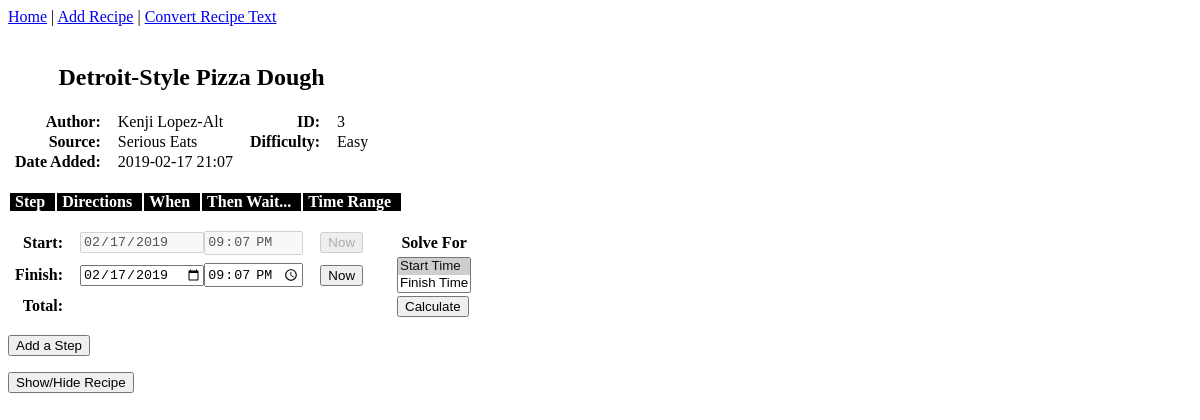
Before: /recipe?id=3 with the older database file.
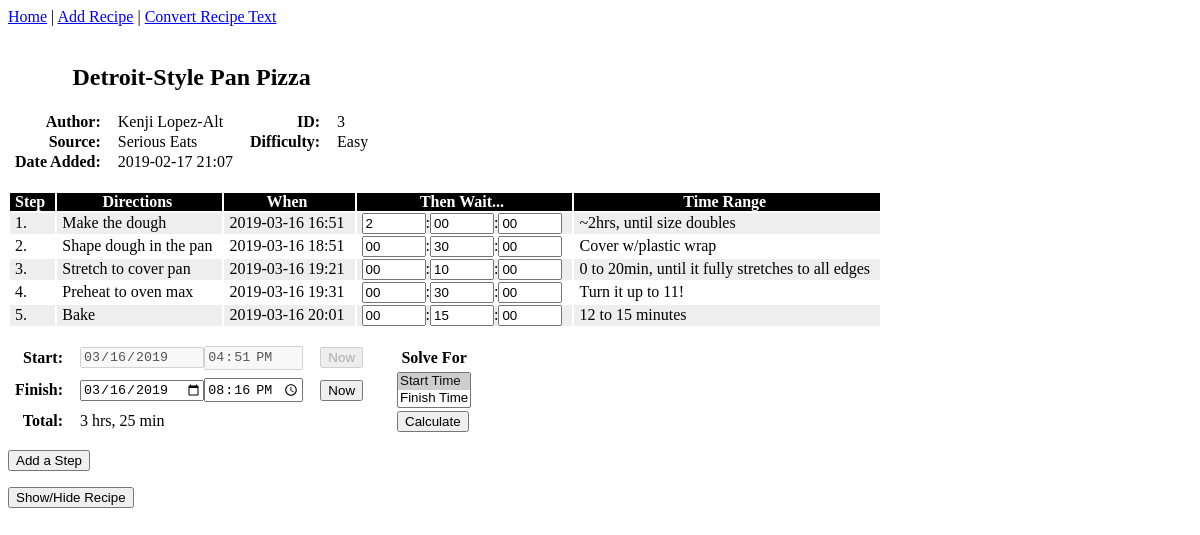
After: the same page with the newer database file.
### app/models.py (models this page shows, shortened)
class Recipe(db.Model):
    id = db.Column(db.Integer, primary_key=True)
    name = db.Column(db.String(64), index=True, unique=True, nullable=False)
    author = db.Column(db.String(64), index=True)
    source = db.Column(db.String(128), index=True)
    difficulty = db.Column(db.String(1), index=True)
    date_added = db.Column(db.DateTime, default=datetime.utcnow())
    start_time = db.Column(db.String(32), default=str(datetime.utcnow()))
    solve_for_start = db.Column(db.Integer, default=1)
    steps = db.relationship('Step', backref='recipe', lazy='dynamic')

class Difficulty(db.Model):
    id = db.Column(db.String(1), primary_key=True)
    text = db.Column(db.String(16))

class Step(db.Model):
    id = db.Column(db.Integer, primary_key=True)
    recipe_id = db.Column(db.Integer, db.ForeignKey('recipe.id'), nullable=False)
    number = db.Column(db.Integer, index=True)
    text = db.Column(db.String, index=True)
    then_wait = db.Column(db.Integer)
    wait_time_range = db.Column(db.String(64))

### app/main/routes.py (the view)
@bp.route('/Images')
@bp.route('/Resources')
@bp.route('/recipe', methods=['GET', 'POST'])
def recipe():
    sform = StepForm()
    recipe_id = request.args.get('id') or 1
    sform.recipe_id.data = recipe_id
    recipe = add_recipe_ui_fields(Recipe.query.filter_by(id=recipe_id).first())
    steps = set_when(Step.query.filter_by(recipe_id=recipe_id).order_by(Step.number).all(), recipe.start_time)
    twforms = create_tw_forms(steps)
    seform = create_start_finish_forms(recipe)
    if sform.validate_on_submit():
        then_wait = hms_to_seconds([sform.then_wait_h.data, sform.then_wait_m.data, sform.then_wait_s.data])
        sdata = Step(recipe_id=recipe_id, number=sform.number.data, text=sform.text.data,
                     then_wait=then_wait, wait_time_range=sform.wait_time_range.data)
        db.session.add(sdata)
        db.session.commit()
        return redirect(url_for('main.recipe') + '?id={}'.format(recipe_id))
    elif request.method == 'GET':  # pre-populate the form with the recipe info and any existing steps
        max_step = Step.query.filter_by(recipe_id=recipe_id).order_by(Step.number.desc()).first()
        if max_step is None:
            sform.number.data = 1
        else:
            sform.number.data = max_step.number + 1
    return render_template('recipe.html', title=recipe.name, recipe=recipe, steps=steps, sform=sform,
                           seform=seform, twforms=twforms)

### app/main/forms.py (shortened to what this page needs)
class StepForm(FlaskForm):
    recipe_id = IntegerField('Recipe ID')
    number = IntegerField('Step Number', id="addStep_number")
    text = TextAreaField('Directions', validators=[DataRequired(), Length(max=512)], id="addStep_directions",
                         render_kw={'autofocus': True})
    then_wait_h = IntegerField('Then Wait...', validators=[Optional(), NumberRange(min=0, max=999)],
                               id="addStep_then_wait_h", render_kw={'placeholder': 'h'})
    then_wait_m = IntegerField('Then Wait...', validators=[Optional(), NumberRange(min=0, max=999)],
                               id="addStep_then_wait_m", render_kw={'placeholder': 'm'})
    then_wait_s = IntegerField('Then Wait...', validators=[Optional(), NumberRange(min=0, max=999)],
                               id="addStep_then_wait_s", render_kw={'placeholder': 's'})
    wait_time_range = StringField('Time Range', id="addStep_time_range")
    submit = SubmitField('Add Step')

class ThenWaitForm(FlaskForm):
    step_id = IntegerField('Step Number')
    then_wait_h = IntegerField('Then Wait...', validators=[NumberRange(min=0, max=999)], render_kw={'placeholder': 'h'})
    then_wait_m = IntegerField('Then Wait...', validators=[NumberRange(min=0, max=999)], render_kw={'placeholder': 'm'})
    then_wait_s = IntegerField('Then Wait...', validators=[NumberRange(min=0, max=999)], render_kw={'placeholder': 's'})

### app/main/routes.py (called while the page is built)
def seconds_to_hms(num):
    if num is None:
        return ''
    else:
        h = str(num // 3600)
        num %= 3600
        m = str(num // 60)
        num %= 60
        s = str(num)
        result = [h, m, s]
        i = 0
        while i <= 2:
            if result[i] == '0':
                result[i] = '00'
            """if len(result[i]) == 1:
                result[i] = '0' + result[i]"""
            i += 1
    return result

def set_when(steps, when):
    i = 0
    for s in steps:
        if i == 0:
            s.when = when.strftime('%Y-%m-%d %H:%M')
            s.then_wait_ui = seconds_to_hms(s.then_wait)
            when += timedelta(seconds=s.then_wait)
        else:
            if s.then_wait is None or s.then_wait == 0:
                s.when = when.strftime('%Y-%m-%d %H:%M')
                s.then_wait_ui = seconds_to_hms(s.then_wait)
            else:
                s.when = when.strftime('%Y-%m-%d %H:%M')
                s.then_wait_ui = seconds_to_hms(s.then_wait)
                when += timedelta(seconds=s.then_wait)
        i += 1
    return steps

### app/templates/recipe.html
{% extends "base.html" %}
{% block breadapp_content %}
    <div id="recipe_display">
        <table id="single_recipe">
            <tr id="recipe_title_row">
                <td colspan="4"><h2>{{ recipe.name }}</h2></td>
            </tr>
            <tr id="recipe_row1">
                <th>Author:</th>
                <td>{{ recipe.author }}</td>
                <th>ID:</th>
                <td>{{ recipe.id }}</td>
            </tr>
            <tr id="recipe_row2">
                <th>Source:</th>
                <td>{{ recipe.source }}</td>
                <th>Difficulty:</th>
                <td>{{ recipe.difficulty_ui }}</td>
            </tr>
            <tr id="recipe_row3">
                <th>Date Added:</th>
                <td>{{ recipe.date_added_ui }}</td>
            </tr>
        </table>
        <br>
    </div>
    {% include "steps.html" %}
    {% include "start_finish.html" %}
    {% include "add_step.html" %}
{% endblock %}

### app/templates/base.html (shortened to what this page needs)
<!DOCTYPE html>
<html lang="en">
<head>
</head>
<body onload="sfToggle();">
    <div id="nav">
        <a href="{{ url_for('main.index') }}">Home</a> |
        <a href="{{ url_for('main.add_recipe') }}">Add Recipe</a> |
        <a href="{{ url_for('convert.convert') }}">Convert Recipe Text</a>
    </div>
    {% block breadapp_content %}
    {% endblock %}
</body>
</html>

### app/templates/steps.html (shortened to what this page needs)
<div id="steps">
    <table id="steps_list">
        <tr id="step_header_row">
            <th>Step</th>
            <th>Directions</th>
            <th>When</th>
            <th>Then Wait...</th>
            <th>Time Range</th>
        </tr>
        {% for step in steps %}
            <tr id="step_row{{ step.id }}">
                <td id="step_number{{ step.id }}">{{ step.number }}.</td>
                <td>{{ step.text }}</td>
                <td id="step_when{{ step.id }}">{{ step.when }}</td>
                <td id="step_wait{{ step.id }}">
                    {% for tw in twforms %}
                        {% if tw.step_id == step.id %}
                        {{ tw.then_wait_h(size=2, id="then_wait_h{}".format(step.id)) }}:{{
                            tw.then_wait_m(size=2, id="then_wait_m{}".format(step.id)) }}:{{
                            tw.then_wait_s(size=2, id="then_wait_s{}".format(step.id)) }}
                        {% endif %}
                    {% endfor %}
                </td>
                <td>{{ step.wait_time_range }}</td>
            </tr>
        {% endfor %}
    </table>
</div>

### app/templates/start_finish.html (shortened to what this page needs)
<div id="start_finish">
    <table id="start_finish_table">
        <tr id="summary_start_row">
            <th>Start:</th>
            <td>
                <div id="start_time_controls">
                    {{ seform.start_date }}{{ seform.start_time }}
                </div>
            </td>
            <td><button onclick="setNow('start')" id="start_now">Now</button></td>
            <td> </td>
            <td style="text-align:center;"><b>{{ seform.solve_for_start.label }}</b></td>
        </tr>
        <tr id="summary_finish_row">
            <th>Finish:</th>
            <td>
                <div id="finish_time_controls">
                    {{ seform.finish_date }}{{ seform.finish_time }}
                </div>
            </td>
            <td><button onclick="setNow('finish')" id="finish_now">Now</button></td>
            <td></td>
            <td>{{ seform.solve_for_start(size=2) }}</td>
        </tr>
        <tr id="total_time_row">
            <th>Total:</th>
            <td id="total_time">{{ recipe.total_time_ui }}</td>
            <td></td>
            <td></td>
            <td><button id="calculate" onclick="calcTime()">Calculate</button></td>
        </tr>
    </table>
</div>

### app/templates/add_step.html (shortened to what this page needs)
<div id="ask_add_step">
    <p>
        <button onclick="addStep()" id="ask_add_step_button">Add a Step</button>
    </p>
</div>
<div id="ask_toggle_recipe">
    <p>
        <button onclick="toggleRecipe()" id="toggle_recipe">Show/Hide Recipe</button>
    </p>
</div>

Changed rows visible on the page:
changed Recipe "Kenji Lopez-Alt": name "Detroit-Style Pizza Dough" → "Detroit-Style Pan Pizza"; start_time "21:07" → "16:51"
added Step: number "1", text "Make the dough", when "2019-03-16 16:51", then_wait_h "2", then_wait_m "00", then_wait_s "00", wait_time_range "~2hrs, until size doubles"
added Step: number "2", text "Shape dough in the pan", when "2019-03-16 18:51", then_wait_h "00", then_wait_m "30", then_wait_s "00", wait_time_range "Cover w/plastic wrap"
added Step: number "3", text "Stretch to cover pan", when "2019-03-16 19:21", then_wait_h "00", then_wait_m "10", then_wait_s "00", wait_time_range "0 to 20min, until it fully stretches to all edges"
added Step: number "4", text "Preheat to oven max", when "2019-03-16 19:31", then_wait_h "00", then_wait_m "30", then_wait_s "00", wait_time_range "Turn it up to 11!"
added Step: number "5", text "Bake", when "2019-03-16 20:01", then_wait_h "00", then_wait_m "15", then_wait_s "00", wait_time_range "12 to 15 minutes"
Other visible differences:
form field start_date: "02/17/2019" → "03/16/2019"
form field finish_date: "02/17/2019" → "03/16/2019"
form field finish_time: "21:07" → "20:16"
{{ recipe.total_time_ui }}: (not shown) → "3 hrs, 25 min"
